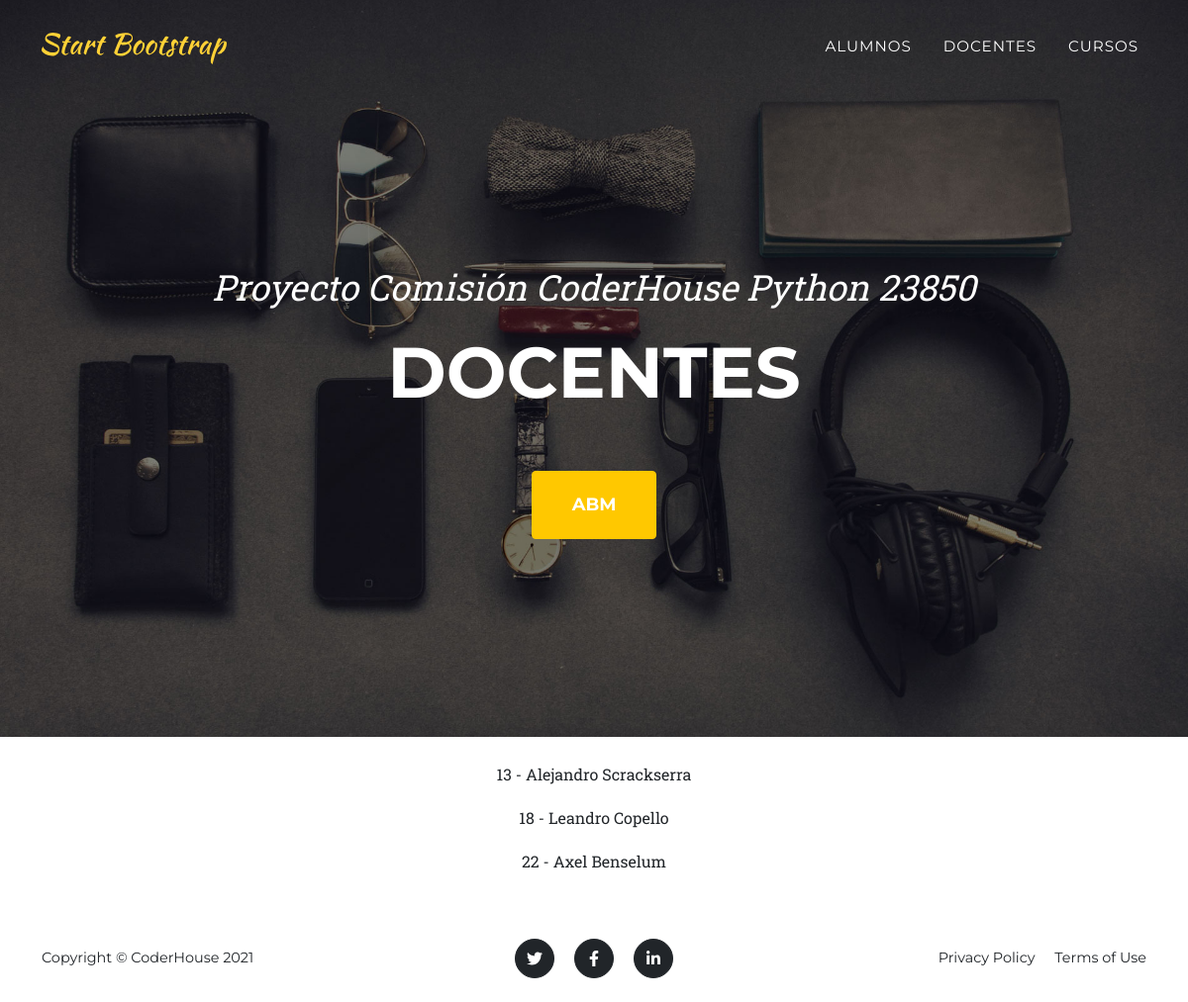
/AppCoder/docentes, run on the app's committed database.
### AppCoder/models.py (models this page shows)
class Docente(models.Model):
    nombre = models.CharField(max_length=40)
    apellido = models.CharField(max_length=40)
    catedra = models.CharField(max_length=40)
    def __str__(self):
        return (f"{self.catedra} - {self.nombre} {self.apellido}")

### AppCoder/views.py (the view)
# urls.py: path('docentes', views.docentes, name = "Docentes"),
def docentes(request):
    docentes = Docente.objects.all()
    contexto = {"docentes" : docentes}
    return render (request, "AppCoder/docentes.html", contexto)

### AppCoder/templates/AppCoder/docentes.html (shortened to what this page needs)
{% extends "AppCoder/parent.html" %}
{% load static %}
{% block titlecontent %}
    <header class="masthead">
        <div class="container">
            <div class="masthead-subheading">Proyecto Comisión CoderHouse Python 23850</div>
            <div class="masthead-heading text-uppercase">Docentes</div>
            <a class="btn btn-primary btn-xl text-uppercase" href="{% url 'ABM-Docentes' %}">ABM</a>
        </div>
    </header>
{% endblock %}
{% block maincontent %}
    <br>
    <center>
        {% for x in docentes %}
        <p>{{x}}</p>
        {% endfor %}
    </center>
    <br>
{% endblock %}

### data on the page
Docente: catedra+nombre+apellido "13 - Alejandro Scrackserra"
Docente: catedra+nombre+apellido "18 - Leandro Copello"
Docente: catedra+nombre+apellido "22 - Axel Benselum"
